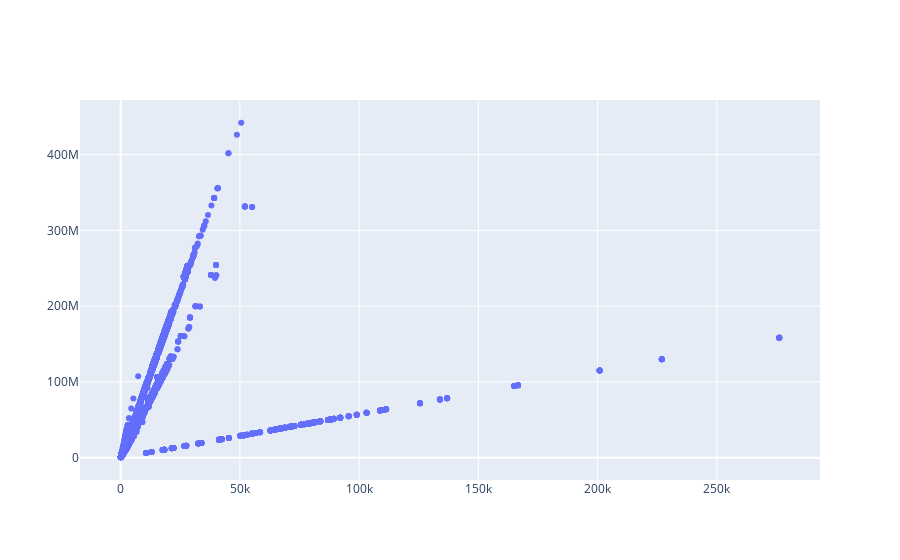

The code cell stored with this chart in its notebook:
### Code cell
fig = go.Figure()
fig = go.Figure(data=go.Scatter(x=df_물품_조달요청_상세내역_2_tiny['수량'], y=df_물품_조달요청_상세내역_2_tiny['금액'], 
                                mode='markers'))

fig.show()

### Figure 1 — Plotly figure (JSON) as saved in the notebook; plotly's stock layout.template omitted (floating-point values rounded to 4 significant figures; data arrays with more than 128 entries replaced by an {"elided": "..."} marker saying what was removed)
{"data": [{"mode": "markers", "type": "scatter", "x": {"elided": "5796 int values"}, "y": {"elided": "5796 int values"}}], "layout": {}}
